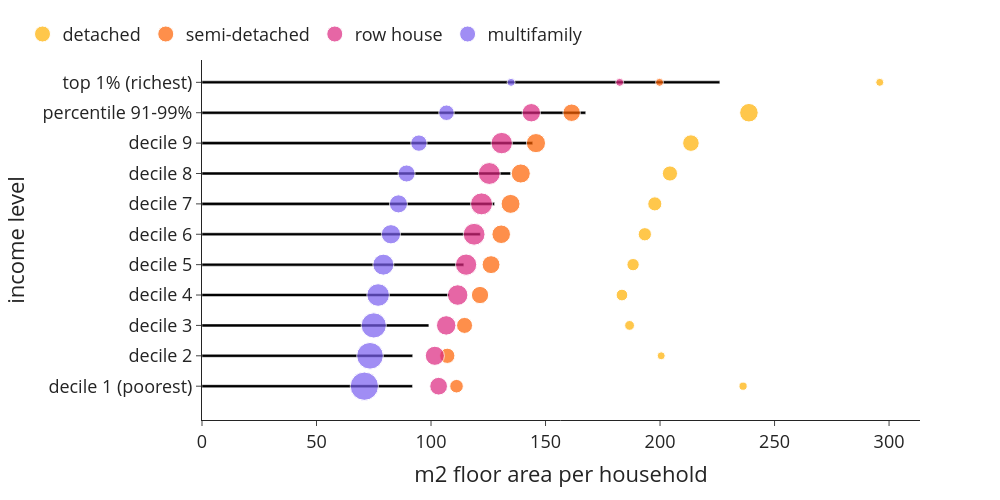

Write notebook code for a chart like this one.
### Code cell
bubblechart((use['size'+year+'_w1']*use['n_hhd']), use['n_hhd'], use['n_hhd'], 0, 1, 'm2 floor area per household', class_name_long, 'm2_per_hhd_class_type')

### Figure 1 — Plotly figure (JSON) as saved in the notebook; plotly's stock layout.template omitted (floating-point values rounded to 4 significant figures)
{"data": [{"alignmentgroup": "True", "hovertemplate": "m2 floor area per household=%{x}<br>income level=%{y}<extra></extra>", "legendgroup": "", "marker": {"color": "#000000", "pattern": {"shape": ""}}, "name": "", "offsetgroup": "", "orientation": "h", "showlegend": false, "textposition": "auto", "type": "bar", "x": [91.93, 92.0, 99.05, 108.0, 114.3, 121.5, 127.7, 134.8, 144.4, 167.6, 226.1], "xaxis": "x", "y": ["decile 1 (poorest)", "decile 2", "decile 3", "decile 4", "decile 5", "decile 6", "decile 7", "decile 8", "decile 9", "percentile 91-99%", "top 1% (richest)"], "yaxis": "y"}, {"legendrank": 0, "marker": {"color": "#ffb000", "size": [36355, 30840, 51695, 73830, 81810, 94870, 107370, 124655, 148020, 185805, 32545], "sizemin": 4, "sizemode": "area", "sizeref": 1079.0}, "mode": "markers", "name": "detached", "showlegend": true, "type": "scatter", "x": [236.3, 200.5, 186.7, 183.4, 188.2, 193.4, 197.7, 204.3, 213.5, 238.8, 295.9], "y": ["decile 1 (poorest)", "decile 2", "decile 3", "decile 4", "decile 5", "decile 6", "decile 7", "decile 8", "decile 9", "percentile 91-99%", "top 1% (richest)"]}, {"legendrank": 1, "marker": {"color": "#fe6100", "size": [99175, 125630, 138465, 161155, 172830, 185810, 193630, 196775, 197530, 164995, 13715], "sizemin": 4, "sizemode": "area", "sizeref": 1079.0}, "mode": "markers", "name": "semi-detached", "showlegend": true, "type": "scatter", "x": [111.1, 107.1, 114.6, 121.4, 126.2, 130.6, 134.7, 139.2, 145.8, 161.4, 199.8], "y": ["decile 1 (poorest)", "decile 2", "decile 3", "decile 4", "decile 5", "decile 6", "decile 7", "decile 8", "decile 9", "percentile 91-99%", "top 1% (richest)"]}, {"legendrank": 2, "marker": {"color": "#dc267f", "size": [169390, 196865, 203980, 227110, 244090, 255915, 259785, 258160, 246770, 182370, 11715], "sizemin": 4, "sizemode": "area", "sizeref": 1079.0}, "mode": "markers", "name": "row house", "showlegend": true, "type": "scatter", "x": [103.3, 101.7, 106.6, 111.6, 115.3, 118.8, 122.1, 125.5, 130.9, 143.8, 182.4], "y": ["decile 1 (poorest)", "decile 2", "decile 3", "decile 4", "decile 5", "decile 6", "decile 7", "decile 8", "decile 9", "percentile 91-99%", "top 1% (richest)"]}, {"legendrank": 3, "marker": {"color": "#785ef0", "size": [431690, 383500, 342270, 274595, 237750, 200040, 175930, 157110, 144275, 129840, 15350], "sizemin": 4, "sizemode": "area", "sizeref": 1079.0}, "mode": "markers", "name": "multifamily", "showlegend": true, "type": "scatter", "x": [70.89, 73.37, 75.0, 76.9, 79.19, 82.49, 85.78, 89.33, 94.72, 106.8, 135.0], "y": ["decile 1 (poorest)", "decile 2", "decile 3", "decile 4", "decile 5", "decile 6", "decile 7", "decile 8", "decile 9", "percentile 91-99%", "top 1% (richest)"]}], "layout": {"bargap": 0.9, "barmode": "relative", "font": {"size": 18}, "height": 500, "legend": {"orientation": "h", "tracegroupgap": 0, "x": -0.25, "xanchor": "left", "y": 1.02, "yanchor": "bottom"}, "margin": {"t": 60}, "width": 1000, "xaxis": {"anchor": "y", "domain": [0, 1], "title": {"text": "m2 floor area per household"}}, "yaxis": {"anchor": "x", "domain": [0, 1], "title": {"text": "income level"}}}}
